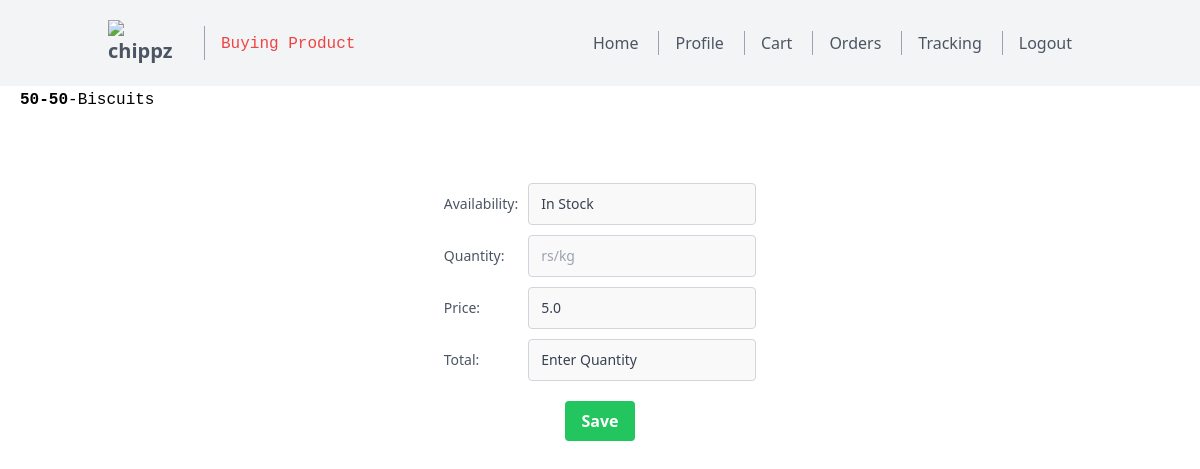
Page /product/8/buy (signed in) on the committed database.
### models.py (models this page shows)
class Product(db.Model):
    __TableName__ = 'product'
    productid = db.Column(db.Integer, primary_key=True, autoincrement=True, nullable=False, unique=True)
    productname = db.Column(db.String(20), nullable=False)
    categoryid = db.Column(db.Integer, db.ForeignKey('category.categoryid'), nullable=False)
    rateperunit = db.Column(db.Float, nullable=False)
    unit= db.Column(db.String(20), nullable=False)
    quantity = db.Column(db.Integer, nullable=False)

class Category(db.Model):
    __TableName__ = 'category'
    categoryid = db.Column(db.Integer, primary_key=True, autoincrement=True, nullable=False, unique=True)
    categoryname = db.Column(db.String(50), nullable=False)
    products = db.relationship('Product', backref='category', foreign_keys='Product.categoryid', lazy=True)

### routes.py (the view)
@app.route('/product/<int:productid>/buy')
@auth_required
def buy_product(productid):
    return render_template('cart/buy_product.html',product=Product.query.filter_by(productid=productid).first(),nav="buy_product",category=Category.query.filter_by(categoryid=Product.query.filter_by(productid=productid).first().categoryid).first())

### routes.py (called while the page is built)
def auth_required(func):
    @wraps(func)
    def inner(*args, **kwargs):
        if 'user_id' not in session:
            flash('Please login to continue')
            return redirect(url_for('login'))
        return func(*args, **kwargs)
    return inner

### templates/cart/buy_product.html (shortened to what this page needs)
{% extends 'layout.html' %}
{% block content %}
<code style="margin-left:20px;margin-top:15px;"><strong>{{product.productname}}</strong>-{{category.categoryname}}</code>
<div style="display: flex; justify-content: center; align-items: center; height: 50vh;">
    <form action="" method="POST" style="text-align:left;">
        <div style="text-align: center;">
            <div style="margin-bottom: 10px; display: flex; justify-content: space-between; align-items: center;">
                <label for="availability" class="leading-7 text-sm text-gray-600" style="margin-right: 10px;">Availability:</label>
                <input type="text" id="availability" value="{%if product.quantity>30%}In Stock {%elif 0<product.quantity<30%}Running Out Of Stock {%else%}Out Of Stock{%endif%}" name="availability" class="leading-7 text-sm bg-gray-100 bg-opacity-50 rounded border border-gray-300 focus:border-indigo-500 focus:bg-white focus:ring-2 focus:ring-indigo-200 text-base outline-none text-gray-700 py-1 px-3 leading-8 transition-colors duration-200 ease-in-out" disabled required >
            </div>
            <div style="margin-bottom: 10px; display: flex; justify-content: space-between; align-items: center;">
                <label for="quantity" class="leading-7 text-sm text-gray-600" style="margin-right: 10px;">Quantity:</label>
                <input type="text" id="quantity" placeholder="{{product.unit}}" name="quantity" class="leading-7 text-sm bg-gray-100 bg-opacity-50 rounded border border-gray-300 focus:border-indigo-500 focus:bg-white focus:ring-2 focus:ring-indigo-200 text-base outline-none text-gray-700 py-1 px-3 leading-8 transition-colors duration-200 ease-in-out" autofocus  required oninput="updateTotal()">
            </div>
            <div style="margin-bottom: 10px; display: flex; justify-content: space-between; align-items: center;">
                <label for="price" class="leading-7 text-sm text-gray-600" style="margin-right: 10px;">Price:</label>
                <input type="text" id="price" name="price" value="{{product.rateperunit}}" class="leading-7 text-sm bg-gray-100 bg-opacity-50 rounded border border-gray-300 focus:border-indigo-500 focus:bg-white focus:ring-2 focus:ring-indigo-200 text-base outline-none text-gray-700 py-1 px-3 leading-8 transition-colors duration-200 ease-in-out" disabled required >
            </div>
            <div style="margin-bottom: 10px; display: flex; justify-content: space-between; align-items: center;">
                <label for="total" class="leading-7 text-sm text-gray-600" style="margin-right: 10px;">Total:</label>
                <input type="text" id="total" name="total" value="Enter Quantity" class="leading-7 text-sm bg-gray-100 bg-opacity-50 rounded border border-gray-300 focus:border-indigo-500 focus:bg-white focus:ring-2 focus:ring-indigo-200 text-base outline-none text-gray-700 py-1 px-3 leading-8 transition-colors duration-200 ease-in-out" disabled required >
            </div>
            <button type="submit" class="bg-green-500 hover:bg-green-700 text-white font-bold py-2 px-4 rounded" style="margin-top: 10px;">Save</button>
        </div>
    </form>
</div>
{% endblock %}

### rows in the picture
Product: productname "50-50", availability "In Stock", quantity "rs/kg", price "5.0"
Category: categoryname "Biscuits"
